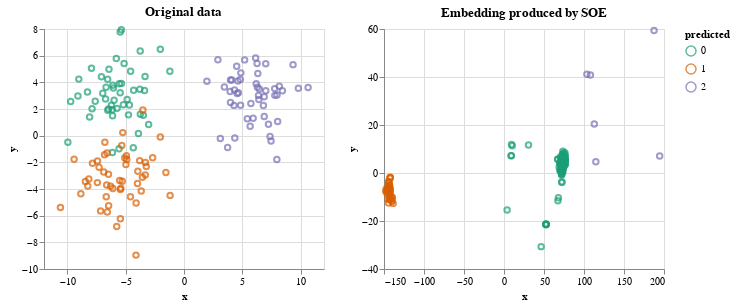

The notebook cell this image was saved under:
### Code cell
# some visual representations
import matplotlib.pyplot as plt
p = AltairPlotter()
nx.draw(graph)
p.assignments(data.xs, data.ys).properties(title="Original data", width=280, height=240) | p.assignments(embedding, ys_soe).properties(title="Embedding produced by SOE", width=280, height=240)

### Figure 1 — Vega-Lite specification as saved in the notebook (floating-point values rounded to 4 significant figures; data arrays with more than 128 entries replaced by an {"elided": "..."} marker saying what was removed)
{"config": {"view": {"continuousWidth": 400, "continuousHeight": 300}}, "hconcat": [{"data": {"name": "data-a3bcfd865adcedafedc66f5605903c18"}, "mark": "point", "encoding": {"color": {"type": "nominal", "field": "predicted", "scale": {"scheme": "dark2"}}, "x": {"type": "quantitative", "field": "x"}, "y": {"type": "quantitative", "field": "y"}}, "height": 240, "title": "Original data", "width": 280}, {"data": {"name": "data-51c5d7c6b461efcb7b7bf4b3728a7121"}, "mark": "point", "encoding": {"color": {"type": "nominal", "field": "predicted", "scale": {"scheme": "dark2"}}, "x": {"type": "quantitative", "field": "x"}, "y": {"type": "quantitative", "field": "y"}}, "height": 240, "title": "Embedding produced by SOE", "width": 280}], "$schema": "https://vega.github.io/schema/vega-lite/v4.8.1.json", "datasets": {"data-a3bcfd865adcedafedc66f5605903c18": {"elided": "150 records"}, "data-51c5d7c6b461efcb7b7bf4b3728a7121": {"elided": "150 records"}}}
